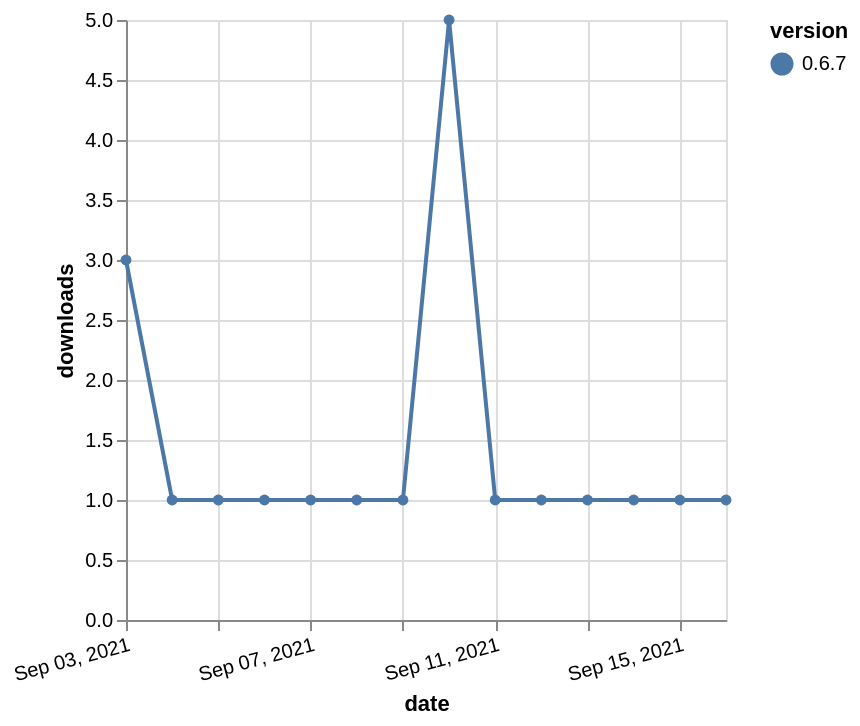

Write the Vega-Lite specification saved for this chart.
### Vega-Lite specification from a JSON file in a GitHub repository (floating-point values rounded to 4 significant figures)
{"$schema": "https://vega.github.io/schema/vega-lite/v5.json", "description": "A simple bar chart with embedded data.", "data": {"values": [{"date": "2021-09-03", "total": 383, "delta": 3, "version": "0.6.7"}, {"date": "2021-09-04", "total": 384, "delta": 1, "version": "0.6.7"}, {"date": "2021-09-05", "total": 385, "delta": 1, "version": "0.6.7"}, {"date": "2021-09-06", "total": 386, "delta": 1, "version": "0.6.7"}, {"date": "2021-09-07", "total": 387, "delta": 1, "version": "0.6.7"}, {"date": "2021-09-08", "total": 388, "delta": 1, "version": "0.6.7"}, {"date": "2021-09-09", "total": 389, "delta": 1, "version": "0.6.7"}, {"date": "2021-09-10", "total": 394, "delta": 5, "version": "0.6.7"}, {"date": "2021-09-11", "total": 395, "delta": 1, "version": "0.6.7"}, {"date": "2021-09-12", "total": 396, "delta": 1, "version": "0.6.7"}, {"date": "2021-09-13", "total": 397, "delta": 1, "version": "0.6.7"}, {"date": "2021-09-14", "total": 398, "delta": 1, "version": "0.6.7"}, {"date": "2021-09-15", "total": 399, "delta": 1, "version": "0.6.7"}, {"date": "2021-09-16", "total": 400, "delta": 1, "version": "0.6.7"}]}, "width": "container", "mark": {"type": "line", "point": {"filled": true}}, "encoding": {"x": {"field": "date", "type": "temporal", "timeUnit": "yearmonthdate", "title": "date", "axis": {"labelAngle": -15}}, "y": {"field": "delta", "type": "quantitative", "title": "downloads"}, "color": {"field": "version", "type": "nominal"}, "tooltip": {"field": "delta"}}}
